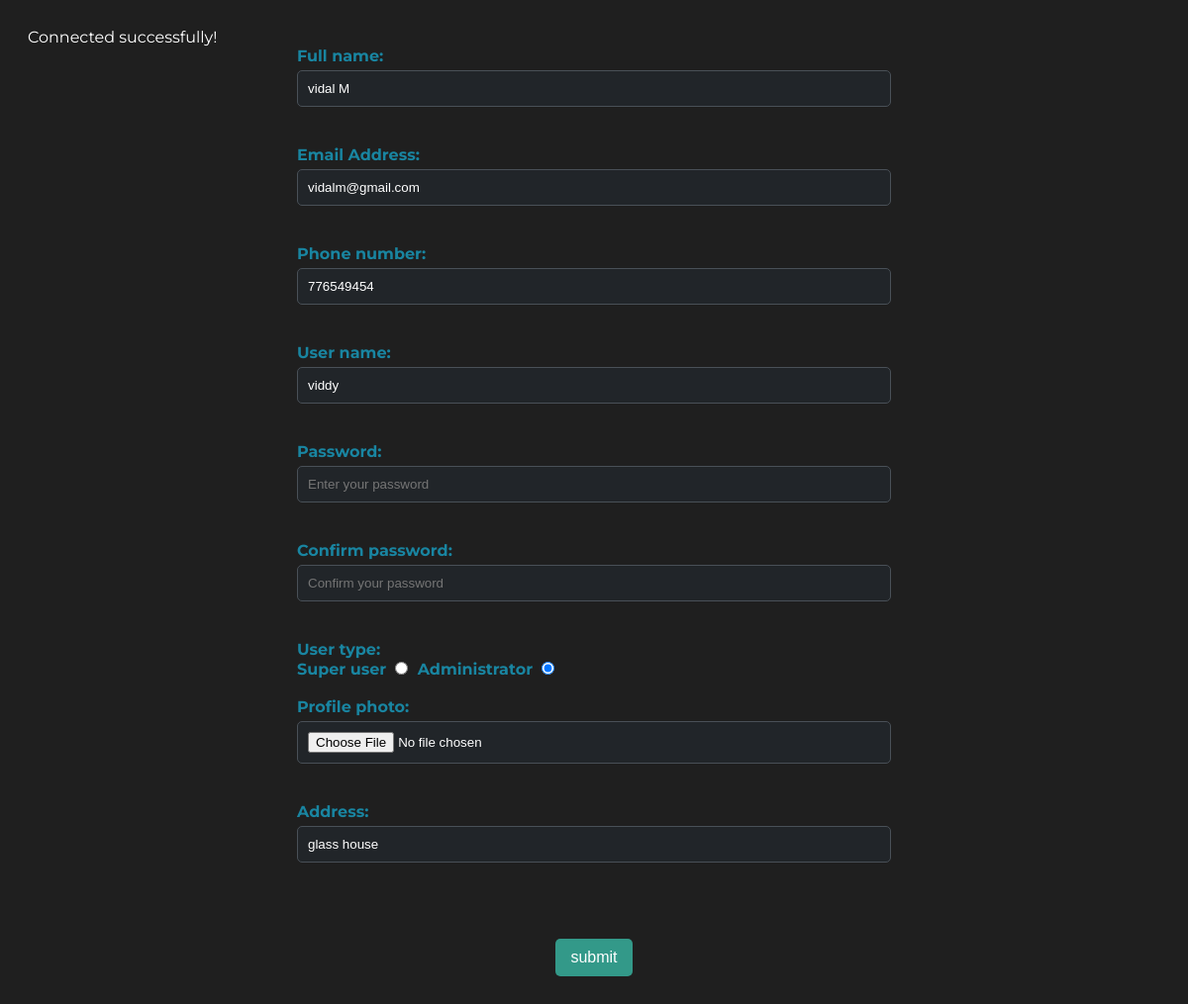
Screenshot of /processes/superUser/sUserEdit.php (signed in) with the database file from the repository.
### tables this page shows
CREATE TABLE `users` (
  `userId` int(11) NOT NULL,
  `Full_Name` varchar(255) NOT NULL,
  `email` varchar(25) NOT NULL,
  `phone_Number` int(13) NOT NULL,
  `User_Name` varchar(255) NOT NULL,
  `Password` text NOT NULL,
  `UserType` varchar(255) NOT NULL DEFAULT '1',
  `AccessTime` datetime(6) NOT NULL,
  `profile_Image` longblob DEFAULT NULL,
  `Address` varchar(80) NOT NULL
);

### processes/superUser/sUserEdit.php (the view, shortened to what this page needs)
<?php
require '../../configs/DbConn.php';
$User_Name = $_SESSION["id"];
$stmt = $DbConn->prepare("SELECT * FROM users WHERE User_Name = :User_Name");
$stmt->bindParam(':User_Name', $User_Name, PDO::PARAM_STR);
$stmt->execute();
$userData = $stmt->fetch(PDO::FETCH_ASSOC);
?>
<!DOCTYPE html>
<html lang="en">
<head>
</head>
<body>
    <form action="" method="POST" enctype="multipart/form-data">
        <label for="Full_Name">Full name:</label><br>
        <input type="text" name="Full_Name" id="Full_Name" placeholder="Enter your full name" maxlength="100" value="<?php echo $userData['Full_Name']; ?>" /><br><br>
        <label for="email">Email Address:</label><br>
        <input type="email" name="email" id="email" placeholder="Enter your email address" maxlength="60" value="<?php echo $userData['email']; ?>" /><br><br>
        <label for="phone_Number">Phone number:</label><br>
        <input type="tel" name="phone_Number" id="phone_Number" placeholder="Enter your phone number" value="<?php echo $userData['phone_Number']; ?>" /><br><br>
        <label for="User_Name">User name:</label><br>
        <input type="text" name="User_Name" id="User_Name" placeholder="Enter your user name" maxlength="100" value="<?php echo $userData['User_Name']; ?>" readonly /><br><br>
        <label for="Password">Password:</label><br>
        <input type="password" name="Password" id="Password" placeholder="Enter your password" maxlength="100" /><br><br>
        <label for="confirm_pass">Confirm password:</label><br>
        <input type="password" name="confirm_pass" id="confirm_pass" placeholder="Confirm your password" maxlength="100" /><br><br>
        <div class="Checkbox">
        <label for="UserType">User type:</label><br>
        <label for="UserType">Super user</label>
        <input type="radio" name="UserType" id="super_User" value="0" <?php echo ($userData['UserType'] == 0) ? 'checked' : ''; ?>>
        <label for="UserType">Administrator</label>
        <input type="radio" name="UserType" id="Admin" value="1" <?php echo ($userData['UserType'] == 1) ? 'checked' : ''; ?>>
        </div>
        <br>
        <label for="profile">Profile photo:</label>
        <input type="file" name="profile_Image" id="profile_Image" /><br><br>
        <label for="Address">Address:</label><br>
        <input type="text" name="Address" id="Address" placeholder="Enter your address" maxlength="13" value="<?php echo $userData['Address']; ?>" /><br><br>
        <br><br>
        <center>
       <input type="submit" name="submit" value="submit">
        </center>
        <br><br>
    </form>
</body>
</html>

### processes/superUser/sUserEdit.php (style rules this page uses)
body { background-color: #1f1f1f; color: #fff; font-family: 'Montserrat', sans-serif; padding: 20px; }
form { max-width: 600px; margin: 0 auto; }
label { color: #1985a1; font-weight: bold; }
input[type="text"], input[type="email"], input[type="tel"], input[type="password"], input[type="file"] { width: 100%; padding: 10px; margin: 5px 0 20px; display: inline-block; border: 1px solid #495057; box-sizing: border-box; background-color: #212529; color: #fff; border-radius: 5px; }
input[type="radio"] { margin-right: 5px; }
input[type="submit"] { background-color: #339989; color: #fff; padding: 10px 15px; border: none; border-radius: 5px; cursor: pointer; font-size: 16px; }

### rows the page displays
users: Full_Name "vidal M", email "vidalm@gmail.com", phone_Number "776549454", User_Name "viddy", UserType "☑", Address "glass house"
